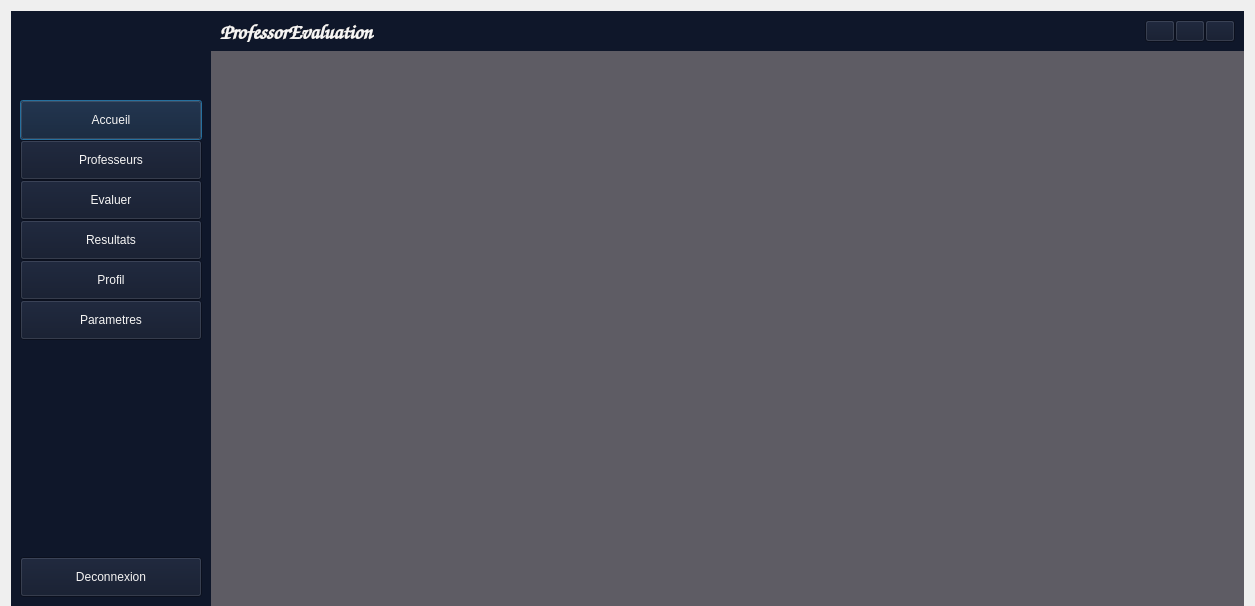
<?xml version="1.0" encoding="UTF-8"?>
<ui version="4.0">
 <class>Dialog</class>
 <widget class="QDialog" name="Dialog">
  <property name="geometry">
   <rect>
    <x>0</x>
    <y>0</y>
    <width>1255</width>
    <height>606</height>
   </rect>
  </property>
  <property name="windowTitle">
   <string>Dialog</string>
  </property>
  <layout class="QHBoxLayout" name="horizontalLayout">
   <property name="spacing">
    <number>0</number>
   </property>
   <property name="bottomMargin">
    <number>0</number>
   </property>
   <item>
    <widget class="QWidget" name="sidebar" native="true">
     <property name="minimumSize">
      <size>
       <width>200</width>
       <height>0</height>
      </size>
     </property>
     <property name="maximumSize">
      <size>
       <width>200</width>
       <height>16777215</height>
      </size>
     </property>
     <property name="sizeIncrement">
      <size>
       <width>200</width>
       <height>0</height>
      </size>
     </property>
     <property name="styleSheet">
      <string notr="true">background-color: rgb(15, 23, 42);
color: rgb(246, 245, 244);</string>
     </property>
     <layout class="QHBoxLayout" name="horizontalLayout_2">
      <item>
       <layout class="QVBoxLayout" name="verticalLayout_2">
        <item>
         <layout class="QVBoxLayout" name="verticalLayout">
          <property name="spacing">
           <number>0</number>
          </property>
          <item>
           <widget class="QWidget" name="widget" native="true">
            <property name="minimumSize">
             <size>
              <width>0</width>
              <height>80</height>
             </size>
            </property>
            <property name="maximumSize">
             <size>
              <width>16777215</width>
              <height>80</height>
             </size>
            </property>
           </widget>
          </item>
          <item>
           <widget class="QPushButton" name="pushButton">
            <property name="minimumSize">
             <size>
              <width>0</width>
              <height>40</height>
             </size>
            </property>
            <property name="maximumSize">
             <size>
              <width>16777215</width>
              <height>40</height>
             </size>
            </property>
            <property name="text">
             <string>Accueil</string>
            </property>
           </widget>
          </item>
          <item>
           <widget class="QPushButton" name="pushButton_2">
            <property name="minimumSize">
             <size>
              <width>0</width>
              <height>40</height>
             </size>
            </property>
            <property name="maximumSize">
             <size>
              <width>16777215</width>
              <height>40</height>
             </size>
            </property>
            <property name="text">
             <string>Professeurs</string>
            </property>
           </widget>
          </item>
          <item>
           <widget class="QPushButton" name="pushButton_3">
            <property name="minimumSize">
             <size>
              <width>0</width>
              <height>40</height>
             </size>
            </property>
            <property name="maximumSize">
             <size>
              <width>16777215</width>
              <height>40</height>
             </size>
            </property>
            <property name="text">
             <string>Evaluer</string>
            </property>
           </widget>
          </item>
          <item>
           <widget class="QPushButton" name="pushButton_4">
            <property name="minimumSize">
             <size>
              <width>0</width>
              <height>40</height>
             </size>
            </property>
            <property name="maximumSize">
             <size>
              <width>16777215</width>
              <height>40</height>
             </size>
            </property>
            <property name="text">
             <string>Resultats</string>
            </property>
           </widget>
          </item>
          <item>
           <widget class="QPushButton" name="pushButton_5">
            <property name="minimumSize">
             <size>
              <width>0</width>
              <height>40</height>
             </size>
            </property>
            <property name="maximumSize">
             <size>
              <width>16777215</width>
              <height>40</height>
             </size>
            </property>
            <property name="text">
             <string>Profil</string>
            </property>
           </widget>
          </item>
          <item>
           <widget class="QPushButton" name="pushButton_6">
            <property name="minimumSize">
             <size>
              <width>0</width>
              <height>40</height>
             </size>
            </property>
            <property name="maximumSize">
             <size>
              <width>16777215</width>
              <height>40</height>
             </size>
            </property>
            <property name="text">
             <string>Parametres</string>
            </property>
           </widget>
          </item>
         </layout>
        </item>
        <item>
         <spacer name="verticalSpacer">
          <property name="orientation">
           <enum>Qt::Vertical</enum>
          </property>
          <property name="sizeHint" stdset="0">
           <size>
            <width>20</width>
            <height>40</height>
           </size>
          </property>
         </spacer>
        </item>
        <item>
         <widget class="QPushButton" name="pushButton_7">
          <property name="minimumSize">
           <size>
            <width>0</width>
            <height>40</height>
           </size>
          </property>
          <property name="maximumSize">
           <size>
            <width>16777215</width>
            <height>40</height>
           </size>
          </property>
          <property name="text">
           <string>Deconnexion</string>
          </property>
         </widget>
        </item>
       </layout>
      </item>
     </layout>
    </widget>
   </item>
   <item>
    <widget class="QWidget" name="main" native="true">
     <layout class="QVBoxLayout" name="verticalLayout_3">
      <property name="spacing">
       <number>0</number>
      </property>
      <property name="leftMargin">
       <number>0</number>
      </property>
      <property name="topMargin">
       <number>0</number>
      </property>
      <property name="rightMargin">
       <number>0</number>
      </property>
      <property name="bottomMargin">
       <number>0</number>
      </property>
      <item>
       <widget class="QWidget" name="toolbar" native="true">
        <property name="minimumSize">
         <size>
          <width>0</width>
          <height>40</height>
         </size>
        </property>
        <property name="maximumSize">
         <size>
          <width>16777215</width>
          <height>40</height>
         </size>
        </property>
        <property name="styleSheet">
         <string notr="true">background-color: rgb(15, 23, 42);
color: rgb(246, 245, 244);</string>
        </property>
        <layout class="QHBoxLayout" name="horizontalLayout_5">
         <item>
          <layout class="QHBoxLayout" name="horizontalLayout_4">
           <item>
            <widget class="QLabel" name="label">
             <property name="font">
              <font>
               <family>TeX Gyre Chorus</family>
               <pointsize>16</pointsize>
               <weight>75</weight>
               <bold>true</bold>
              </font>
             </property>
             <property name="text">
              <string>ProfessorEvaluation</string>
             </property>
            </widget>
           </item>
           <item>
            <spacer name="horizontalSpacer">
             <property name="orientation">
              <enum>Qt::Horizontal</enum>
             </property>
             <property name="sizeHint" stdset="0">
              <size>
               <width>40</width>
               <height>20</height>
              </size>
             </property>
            </spacer>
           </item>
           <item>
            <layout class="QHBoxLayout" name="horizontalLayout_3">
             <property name="spacing">
              <number>0</number>
             </property>
             <item>
              <widget class="QPushButton" name="minus">
               <property name="maximumSize">
                <size>
                 <width>30</width>
                 <height>30</height>
                </size>
               </property>
               <property name="text">
                <string/>
               </property>
              </widget>
             </item>
             <item>
              <widget class="QPushButton" name="full">
               <property name="maximumSize">
                <size>
                 <width>30</width>
                 <height>30</height>
                </size>
               </property>
               <property name="text">
                <string/>
               </property>
              </widget>
             </item>
             <item>
              <widget class="QPushButton" name="close">
               <property name="maximumSize">
                <size>
                 <width>30</width>
                 <height>30</height>
                </size>
               </property>
               <property name="text">
                <string/>
               </property>
              </widget>
             </item>
            </layout>
           </item>
          </layout>
         </item>
        </layout>
       </widget>
      </item>
      <item>
       <widget class="QWidget" name="widget_2" native="true">
        <layout class="QHBoxLayout" name="horizontalLayout_6">
         <property name="spacing">
          <number>0</number>
         </property>
         <property name="leftMargin">
          <number>0</number>
         </property>
         <property name="topMargin">
          <number>0</number>
         </property>
         <property name="rightMargin">
          <number>0</number>
         </property>
         <property name="bottomMargin">
          <number>0</number>
         </property>
         <item>
          <widget class="QStackedWidget" name="stackedWidget">
           <property name="styleSheet">
            <string notr="true">background-color: rgb(94, 92, 100);</string>
           </property>
           <property name="currentIndex">
            <number>1</number>
           </property>
           <widget class="QWidget" name="page">
            <layout class="QHBoxLayout" name="horizontalLayout_10">
             <item>
              <widget class="QWidget" name="widget_3" native="true">
               <layout class="QVBoxLayout" name="verticalLayout_4">
                <property name="spacing">
                 <number>0</number>
                </property>
                <property name="leftMargin">
                 <number>0</number>
                </property>
                <property name="topMargin">
                 <number>0</number>
                </property>
                <property name="rightMargin">
                 <number>0</number>
                </property>
                <property name="bottomMargin">
                 <number>0</number>
                </property>
                <item>
                 <widget class="QWidget" name="section1" native="true">
                  <property name="minimumSize">
                   <size>
                    <width>0</width>
                    <height>100</height>
                   </size>
                  </property>
                  <property name="maximumSize">
                   <size>
                    <width>16777215</width>
                    <height>100</height>
                   </size>
                  </property>
                  <layout class="QVBoxLayout" name="verticalLayout_6">
                   <property name="spacing">
                    <number>0</number>
                   </property>
                   <property name="leftMargin">
                    <number>0</number>
                   </property>
                   <property name="topMargin">
                    <number>0</number>
                   </property>
                   <property name="rightMargin">
                    <number>0</number>
                   </property>
                   <property name="bottomMargin">
                    <number>0</number>
                   </property>
                   <item>
                    <layout class="QVBoxLayout" name="verticalLayout_5">
                     <property name="spacing">
                      <number>0</number>
                     </property>
                     <item>
                      <layout class="QHBoxLayout" name="horizontalLayout_7">
                       <item>
                        <widget class="QLabel" name="label_2">
                         <property name="font">
                          <font>
                           <family>TeX Gyre Chorus</family>
                           <pointsize>40</pointsize>
                          </font>
                         </property>
                         <property name="styleSheet">
                          <string notr="true">color: rgb(246, 245, 244);</string>
                         </property>
                         <property name="text">
                          <string>Bonjour</string>
                         </property>
                        </widget>
                       </item>
                       <item>
                        <widget class="QLabel" name="label_3">
                         <property name="font">
                          <font>
                           <family>TeX Gyre Chorus</family>
                           <pointsize>40</pointsize>
                          </font>
                         </property>
                         <property name="styleSheet">
                          <string notr="true">color: rgb(245, 194, 17);</string>
                         </property>
                         <property name="text">
                          <string>Name</string>
                         </property>
                        </widget>
                       </item>
                       <item>
                        <spacer name="horizontalSpacer_2">
                         <property name="orientation">
                          <enum>Qt::Horizontal</enum>
                         </property>
                         <property name="sizeHint" stdset="0">
                          <size>
                           <width>40</width>
                           <height>20</height>
                          </size>
                         </property>
                        </spacer>
                       </item>
                      </layout>
                     </item>
                     <item>
                      <widget class="QLabel" name="label_4">
                       <property name="font">
                        <font>
                         <family>TeX Gyre Chorus</family>
                         <pointsize>20</pointsize>
                        </font>
                       </property>
                       <property name="styleSheet">
                        <string notr="true">padding: 2;
color: rgb(246, 245, 244);</string>
                       </property>
                       <property name="text">
                        <string>Bienvenue sur votre espace d'évaluation. </string>
                       </property>
                      </widget>
                     </item>
                    </layout>
                   </item>
                  </layout>
                 </widget>
                </item>
                <item>
                 <widget class="QWidget" name="widget_4" native="true">
                  <property name="minimumSize">
                   <size>
                    <width>0</width>
                    <height>200</height>
                   </size>
                  </property>
                  <property name="maximumSize">
                   <size>
                    <width>16777215</width>
                    <height>200</height>
                   </size>
                  </property>
                  <property name="styleSheet">
                   <string notr="true"/>
                  </property>
                  <layout class="QHBoxLayout" name="horizontalLayout_8">
                   <property name="spacing">
                    <number>10</number>
                   </property>
                   <item>
                    <layout class="QHBoxLayout" name="horizontalLayout_9">
                     <property name="spacing">
                      <number>15</number>
                     </property>
                     <item>
                      <widget class="QWidget" name="widget_5" native="true">
                       <property name="minimumSize">
                        <size>
                         <width>200</width>
                         <height>0</height>
                        </size>
                       </property>
                       <property name="styleSheet">
                        <string notr="true">background-color: rgb(230, 97, 0);
color: rgb(246, 245, 244);
border-top-left-radius: 20;
border-top-right-radius: 20;
border-bottom-left-radius: 20;
border-bottom-right-radius: 20;</string>
                       </property>
                       <layout class="QVBoxLayout" name="verticalLayout_7">
                        <item>
                         <widget class="QLabel" name="label_5">
                          <property name="minimumSize">
                           <size>
                            <width>0</width>
                            <height>120</height>
                           </size>
                          </property>
                          <property name="maximumSize">
                           <size>
                            <width>16777215</width>
                            <height>120</height>
                           </size>
                          </property>
                          <property name="font">
                           <font>
                            <pointsize>50</pointsize>
                            <weight>50</weight>
                            <bold>false</bold>
                           </font>
                          </property>
                          <property name="text">
                           <string>0</string>
                          </property>
                          <property name="alignment">
                           <set>Qt::AlignCenter</set>
                          </property>
                         </widget>
                        </item>
                        <item>
                         <widget class="QLabel" name="label_6">
                          <property name="font">
                           <font>
                            <pointsize>14</pointsize>
                            <weight>50</weight>
                            <bold>false</bold>
                           </font>
                          </property>
                          <property name="text">
                           <string>Professeurs</string>
                          </property>
                          <property name="alignment">
                           <set>Qt::AlignCenter</set>
                          </property>
                         </widget>
                        </item>
                       </layout>
                      </widget>
                     </item>
                     <item>
                      <widget class="QWidget" name="widget_6" native="true">
                       <property name="minimumSize">
                        <size>
                         <width>200</width>
                         <height>0</height>
                        </size>
                       </property>
                       <property name="styleSheet">
                        <string notr="true">background-color: rgb(28, 113, 216);
color: rgb(246, 245, 244);
border-top-left-radius: 20;
border-top-right-radius: 20;
border-bottom-left-radius: 20;
border-bottom-right-radius: 20;</string>
                       </property>
                       <layout class="QVBoxLayout" name="verticalLayout_8">
                        <item>
                         <widget class="QLabel" name="label_7">
                          <property name="minimumSize">
                           <size>
                            <width>0</width>
                            <height>120</height>
                           </size>
                          </property>
                          <property name="maximumSize">
                           <size>
                            <width>16777215</width>
                            <height>120</height>
                           </size>
                          </property>
                          <property name="font">
                           <font>
                            <pointsize>50</pointsize>
                           </font>
                          </property>
                          <property name="text">
                           <string>0</string>
                          </property>
                          <property name="alignment">
                           <set>Qt::AlignCenter</set>
                          </property>
                         </widget>
                        </item>
                        <item>
                         <widget class="QLabel" name="label_8">
                          <property name="font">
                           <font>
                            <pointsize>14</pointsize>
                            <weight>50</weight>
                            <bold>false</bold>
                           </font>
                          </property>
                          <property name="text">
                           <string>Evaluations</string>
                          </property>
                          <property name="alignment">
                           <set>Qt::AlignCenter</set>
                          </property>
                         </widget>
                        </item>
                       </layout>
                      </widget>
                     </item>
                     <item>
                      <spacer name="horizontalSpacer_3">
                       <property name="orientation">
                        <enum>Qt::Horizontal</enum>
                       </property>
                       <property name="sizeHint" stdset="0">
                        <size>
                         <width>40</width>
                         <height>20</height>
                        </size>
                       </property>
                      </spacer>
                     </item>
                    </layout>
                   </item>
                  </layout>
                 </widget>
                </item>
                <item>
                 <widget class="QWidget" name="widget_7" native="true">
                  <layout class="QHBoxLayout" name="horizontalLayout_11">
                   <item>
                    <widget class="QTableWidget" name="tableWidget">
                     <property name="styleSheet">
                      <string notr="true">background-color: rgb(246, 245, 244);</string>
                     </property>
                     <column>
                      <property name="text">
                       <string>Professeurs</string>
                      </property>
                     </column>
                     <column>
                      <property name="text">
                       <string>Cours</string>
                      </property>
                     </column>
                     <column>
                      <property name="text">
                       <string>Note</string>
                      </property>
                     </column>
                     <column>
                      <property name="text">
                       <string>Date</string>
                      </property>
                     </column>
                    </widget>
                   </item>
                  </layout>
                 </widget>
                </item>
               </layout>
              </widget>
             </item>
            </layout>
           </widget>
           <widget class="QWidget" name="page_2">
            <layout class="QHBoxLayout" name="horizontalLayout_17"/>
           </widget>
          </widget>
         </item>
        </layout>
       </widget>
      </item>
     </layout>
    </widget>
   </item>
  </layout>
 </widget>
 <resources/>
 <connections/>
</ui>
